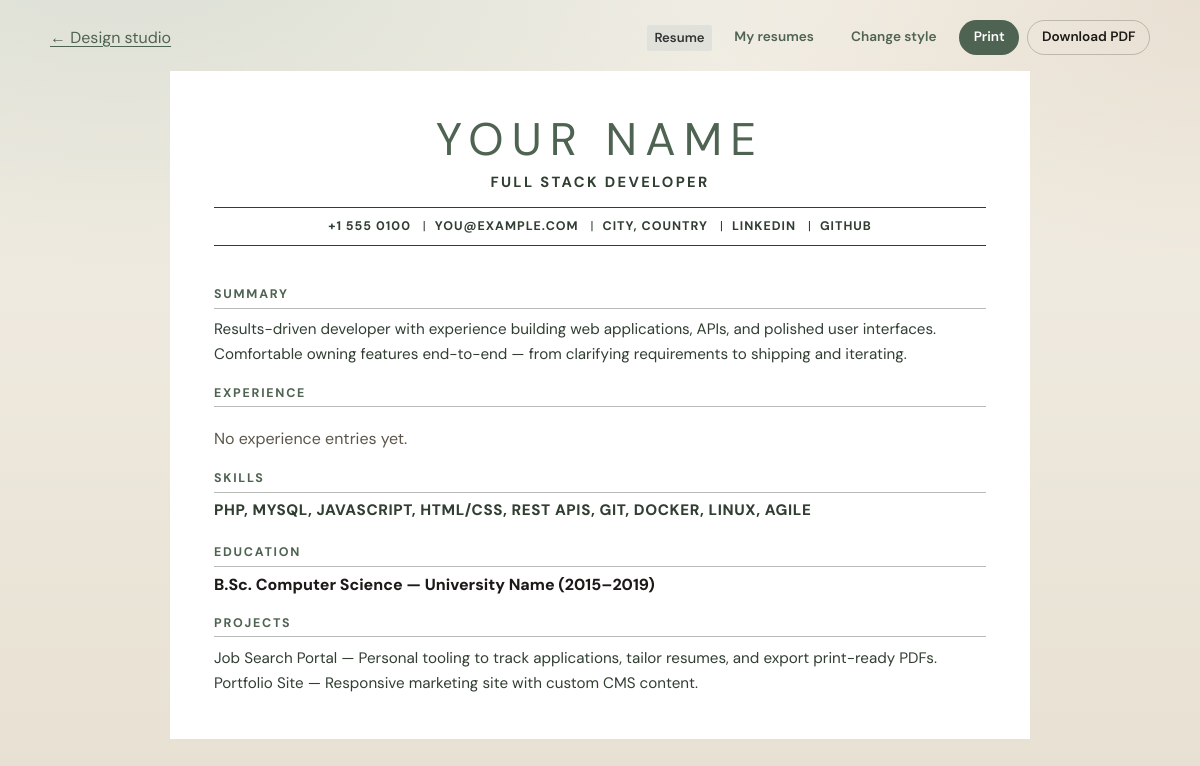
Screenshot of /resume.php with the database file from the repository.
### tables this page shows
CREATE TABLE resume_profile (
  id INT UNSIGNED NOT NULL AUTO_INCREMENT PRIMARY KEY,
  full_name VARCHAR(160) NOT NULL,
  title VARCHAR(200) NOT NULL DEFAULT '',
  email VARCHAR(160) NOT NULL DEFAULT '',
  phone VARCHAR(80) NOT NULL DEFAULT '',
  location VARCHAR(160) NOT NULL DEFAULT '',
  gender VARCHAR(40) NOT NULL DEFAULT '',
  date_of_birth DATE NULL,
  country VARCHAR(120) NOT NULL DEFAULT '',
  nationality VARCHAR(120) NOT NULL DEFAULT '',
  photo_path VARCHAR(255) NOT NULL DEFAULT '',
  show_photo TINYINT(1) NOT NULL DEFAULT 1,
  links JSON NULL,
  updated_at TIMESTAMP NOT NULL DEFAULT CURRENT_TIMESTAMP ON UPDATE CURRENT_TIMESTAMP
);

CREATE TABLE resume_sections (
  id INT UNSIGNED NOT NULL AUTO_INCREMENT PRIMARY KEY,
  section_key VARCHAR(64) NOT NULL,
  title VARCHAR(160) NOT NULL,
  body MEDIUMTEXT NOT NULL,
  sort_order INT NOT NULL DEFAULT 0,
  visible TINYINT(1) NOT NULL DEFAULT 1,
  UNIQUE KEY uq_section_key (section_key)
);

### src/Db.php (called while the page is built, shortened)
<?php
final class Db
{
    private static ?PDO $pdo = null;
    public static function pdo(): PDO
    {
        if (self::$pdo instanceof PDO) {
            return self::$pdo;
        }
        $url = getenv('DATABASE_URL') ?: '';
        $parts = parse_url($url);
        $dbName = ltrim($parts['path'], '/');
        $host = $parts['host'];
        $port = $parts['port'] ?? 3306;
        $user = $parts['user'] ?? 'db';
        $pass = $parts['pass'] ?? 'db';
        $dsn = sprintf('mysql:host=%s;port=%d;dbname=%s;charset=utf8mb4', $host, $port, $dbName);
        self::$pdo = new PDO($dsn, $user, $pass, [
            PDO::ATTR_ERRMODE => PDO::ERRMODE_EXCEPTION,
            PDO::ATTR_DEFAULT_FETCH_MODE => PDO::FETCH_ASSOC,
            PDO::ATTR_EMULATE_PREPARES => false,
        ]);
        return self::$pdo;
    }
}

### src/doc.php (called while the page is built, shortened)
<?php
function doc_view_options(): array
{
    $theme = App::resolveTheme($_GET['theme'] ?? null);
    $accent = App::resolveAccent($_GET['accent'] ?? null);
    $font = App::resolveFont($_GET['font'] ?? null);
    $embed = isset($_GET['embed']) && (string) $_GET['embed'] === '1';
    $pdfMode = (App::setting('pdf_mode', '0') ?: '0') === '1'
        || (isset($_GET['pdf']) && (string) $_GET['pdf'] === '1');
    return [
        'theme' => $theme,
        'accent' => $accent,
        'font' => $font,
        'embed' => $embed,
        'pdfMode' => $pdfMode,
        'company' => App::setting('active_company', '') ?: '',
        'versionId' => isset($_GET['version']) ? (int) $_GET['version'] : 0,
        'coverId' => isset($_GET['id']) ? (int) $_GET['id'] : 0,
    ];
}

### src/Versions.php (called while the page is built, shortened)
<?php
final class Versions
{
    public static function ensureSchema(): void
    {
        $pdo = Db::pdo();
        $pdo->exec(
            'CREATE TABLE IF NOT EXISTS resume_versions (
              id INT UNSIGNED NOT NULL AUTO_INCREMENT PRIMARY KEY,
              title VARCHAR(200) NOT NULL,
              company VARCHAR(160) NOT NULL DEFAULT \'\',
              is_base TINYINT(1) NOT NULL DEFAULT 0,
              is_active TINYINT(1) NOT NULL DEFAULT 0,
              profile_title VARCHAR(200) NOT NULL DEFAULT \'\',
              snapshot MEDIUMTEXT NOT NULL,
              note TEXT NULL,
              created_at TIMESTAMP NOT NULL DEFAULT CURRENT_TIMESTAMP,
              updated_at TIMESTAMP NOT NULL DEFAULT CURRENT_TIMESTAMP ON UPDATE CURRENT_TIMESTAMP,
              KEY idx_base (is_base),
              KEY idx_active (is_active)
            ) ENGINE=InnoDB DEFAULT CHARSET=utf8mb4'
        );
        $cols = $pdo->query('SHOW COLUMNS FROM cover_letters LIKE \'is_base\'')->fetch();
    }
    public static function resumeVersions(): array
    {
        self::ensureSchema();
        return Db::pdo()->query(
            'SELECT id, title, company, is_base, is_active, profile_title, note, created_at, updated_at
             FROM resume_versions
             ORDER BY is_base DESC, is_active DESC, updated_at DESC, id DESC'
        )->fetchAll();
    }
    public static function resumePayloadForView(?int $versionId): array
    {
        $profile = App::profile();
        if ($versionId === null || $versionId <= 0) {
            return [
                'profile' => $profile,
                'sections' => App::sections(true),
                'experiences' => App::experiences(true),
                'version' => null,
                'company' => App::setting('active_company', '') ?: '',
            ];
        }
        $row = self::resumeVersion($versionId);
        $snapshot = self::decodeSnapshot((string) $row['snapshot']);
        $sections = array_values(array_filter(
            $snapshot['sections'],
            static fn($s): bool => is_array($s) && (int) ($s['visible'] ?? 1) === 1
        ));
        usort($sections, static fn($a, $b): int => ((int) ($a['sort_order'] ?? 0)) <=> ((int) ($b['sort_order'] ?? 0)));
        $experiences = array_values(array_filter(
            $snapshot['experiences'],
            static fn($e): bool => is_array($e) && (int) ($e['visible'] ?? 1) === 1
        ));
        usort($experiences, static fn($a, $b): int => ((int) ($a['sort_order'] ?? 0)) <=> ((int) ($b['sort_order'] ?? 0)));
        return [
            'profile' => $profile,
            'sections' => $sections,
            'experiences' => $experiences,
            'version' => $row,
            'company' => (string) ($row['company'] ?? '') ?: (App::setting('active_company', '') ?: ''),
        ];
    }
    public static function resumeExportOptions(): array
    {
        $options = [];
        foreach (self::resumeVersions() as $row) {
            $label = (int) $row['is_base'] === 1
                ? 'Main resume'
                : (string) $row['title'];
            $options[] = [
                'id' => (int) $row['id'],
                'label' => $label,
                'company' => (string) ($row['company'] ?? ''),
                'base' => (int) $row['is_base'] === 1,
                'active' => (int) $row['is_active'] === 1,
            ];
        }
        return $options;
    }
}

### public/resume.php (the view, shortened to what this page needs)
<?php
require_once dirname(__DIR__) . '/src/layout.php';
require_once dirname(__DIR__) . '/src/doc.php';
require_once dirname(__DIR__) . '/src/profile_meta.php';
require_once dirname(__DIR__) . '/src/experience.php';
$opts = doc_view_options();
$versionId = (int) ($opts['versionId'] ?? 0);
$payload = Versions::resumePayloadForView($versionId > 0 ? $versionId : null);
$profile = $payload['profile'];
$sections = $payload['sections'];
$experiences = $payload['experiences'];
$version = $payload['version'];
$theme = $opts['theme'];
$embed = $opts['embed'];
$pdfMode = $opts['pdfMode'];
$exportOptions = Versions::resumeExportOptions();
if (!$embed):
?>
<main class="doc-toolbar no-print">
  <div class="doc-toolbar-inner">
    <a href="/design.php?doc=resume">&larr; Design studio</a>
    <div class="doc-actions">
      <?php if ($version): ?>
        <span class="version-pill"><span class="doc-id">#<?= (int) $version['id'] ?></span> <?= (int) $version['is_base'] === 1 ? 'Main resume' : App::e((string) $version['title']) ?></span>
      <?php else: ?>
        <span class="version-pill">Resume</span>
      <?php endif; ?>
      <a class="btn btn-small" href="/editor.php#versions">My resumes</a>
      <a class="btn btn-small" href="/design.php?doc=resume">Change style</a>
      <button type="button" class="btn btn-small btn-primary" data-print data-doc="resume"
              data-export-options="<?= App::e(json_encode($exportOptions, JSON_UNESCAPED_UNICODE | JSON_UNESCAPED_SLASHES) ?: '[]') ?>">Print</button>
      <button type="button" class="btn btn-small btn-secondary" data-download-pdf data-doc="resume"
              data-export-options="<?= App::e(json_encode($exportOptions, JSON_UNESCAPED_UNICODE | JSON_UNESCAPED_SLASHES) ?: '[]') ?>">Download PDF</button>
    </div>
  </div>
</main>
<?php endif; ?>
<article class="resume theme-<?= App::e($theme) ?><?= $pdfMode ? ' pdf-ready' : '' ?><?= App::shouldShowPhoto($profile) ? ' has-photo' : ' no-photo' ?>" data-doc="resume">
  <header class="resume-header">
    <div class="resume-intro">
      <h1><?= App::e($profile['full_name']) ?></h1>
      <?php if (App::filled($profile['title'] ?? null)): ?>
        <p class="resume-title"><?= App::e($profile['title']) ?></p>
      <?php endif; ?>
    </div>
  </header>
  <div class="resume-sections">
  <?php foreach ($sections as $section): ?>
    <section class="resume-section" data-section="<?= App::e((string) ($section['section_key'] ?? '')) ?>">
      <h2><?= App::e($section['title']) ?></h2>
      <?php if (($section['section_key'] ?? '') === 'experience'): ?>
        <?php render_experience_entries($experiences); ?>
      <?php elseif (($section['section_key'] ?? '') === 'skills'): ?>
        <div class="resume-body"><?php render_skills_body((string) ($section['body'] ?? '')); ?></div>
      <?php elseif (($section['section_key'] ?? '') === 'education'): ?>
        <div class="resume-body"><?php render_education_body((string) ($section['body'] ?? '')); ?></div>
      <?php else: ?>
        <div class="resume-body"><?= App::nl2p($section['body']) ?></div>
      <?php endif; ?>
    </section>
  <?php endforeach; ?>
  </div>
</article>

### src/App.php (shortened to what this page needs)
<?php
final class App
{
    public static function setting(string $key, ?string $default = null): ?string
    {
        $stmt = Db::pdo()->prepare('SELECT `value` FROM settings WHERE `key` = ? LIMIT 1');
        $stmt->execute([$key]);
        $row = $stmt->fetch();
        return (string) $row['value'];
    }
    public static function profile(): array
    {
        $row = Db::pdo()->query('SELECT * FROM resume_profile ORDER BY id ASC LIMIT 1')->fetch();
        $links = $row['links'];
        if (is_string($links)) {
            $decoded = json_decode($links, true);
            $row['links'] = is_array($decoded) ? $decoded : [];
        } elseif (!is_array($links)) {
            $row['links'] = [];
        }
        $row['show_photo'] = (int) ($row['show_photo'] ?? 1);
        $row['photo_path'] = (string) ($row['photo_path'] ?? '');
        return $row;
    }
    public static function sections(bool $visibleOnly = false): array
    {
        $sql = 'SELECT * FROM resume_sections';
        if ($visibleOnly) {
            $sql .= ' WHERE visible = 1';
        }
        $sql .= ' ORDER BY sort_order ASC, id ASC';
        return Db::pdo()->query($sql)->fetchAll();
    }
    public static function experiences(bool $visibleOnly = false): array
    {
        $sql = 'SELECT * FROM experience_entries';
        if ($visibleOnly) {
            $sql .= ' WHERE visible = 1';
        }
        $sql .= ' ORDER BY sort_order ASC, id ASC';
        return Db::pdo()->query($sql)->fetchAll();
    }
    public static function e(?string $value): string
    {
        return htmlspecialchars((string) $value, ENT_QUOTES | ENT_SUBSTITUTE, 'UTF-8');
    }
    public static function nl2p(string $text): string
    {
        $text = trim($text);
        $paragraphs = preg_split("/\n{2,}/", $text) ?: [];
        $html = '';
        foreach ($paragraphs as $p) {
            $lines = preg_split("/\n/", $p) ?: [];
            $escaped = array_map(static fn(string $line): string => self::e($line), $lines);
            $html .= '<p>' . implode('<br>', $escaped) . '</p>';
        }
        return $html;
    }
    public static function themes(): array
    {
        return [
            'midnight' => [
                'label' => 'Midnight',
                'blurb' => 'Word-style dark letter — large caps name, Aptos/Arial, pipe contacts.',
            ],
            'sage' => [
                'label' => 'Sage',
                'blurb' => 'Word-style sage letter — centered name, Candara, contact between thin rules.',
            ],
            'classic' => [
                'label' => 'Classic',
                'blurb' => 'Serif name, accent underline — clean and traditional.',
            ],
            'modern' => [
                'label' => 'Modern',
                'blurb' => 'Bold left accent bar and open spacing.',
            ],
            'compact' => [
                'label' => 'Compact',
                'blurb' => 'Tighter type for one-page applications.',
            ],
            'sidebar' => [
                'label' => 'Sidebar',
                'blurb' => 'Colored side column for contact and name.',
            ],
            'executive' => [
                'label' => 'Executive',
                'blurb' => 'Clean left-aligned layout with refined rules — formal and sharp.',
            ],
            'company' => [
                'label' => 'Company tint',
                'blurb' => 'Soft brand wash using your accent color.',
            ],
            'banner' => [
                'label' => 'Banner',
                'blurb' => 'Full-width accent header band with white name.',
            ],
            'split' => [
                'label' => 'Split',
                'blurb' => 'Two-tone header with name left and contacts right.',
            ],
            'minimal' => [
                'label' => 'Minimal',
                'blurb' => 'Quiet typography, almost no decoration.',
            ],
            'slate' => [
                'label' => 'Slate',
                'blurb' => 'Dark slate header strip for strong contrast.',
            ],
            'serif' => [
                'label' => 'Editorial',
                'blurb' => 'Large serif headlines with editorial section titles.',
            ],
            'cards' => [
                'label' => 'Cards',
                'blurb' => 'Each section sits in a soft bordered card.',
            ],
            'timeline' => [
                'label' => 'Timeline',
                'blurb' => 'Centered header, vertical rail with icons, dates on the left — burgundy accents.',
                'accent' => '#8B1A1A',
            ],
        ];
    }
    public static function filled(?string $value): bool
    {
        return $value !== null && trim($value) !== '';
    }
    public static function themeKeys(): array
    {
        return array_keys(self::themes());
    }
    public static function fontKeys(): array
    {
        return array_keys(self::fonts());
    }
    public static function resolveFont(?string $font): string
    {
        $font = $font ?: (self::setting('font_family', 'candara') ?: 'candara');
        return in_array($font, self::fontKeys(), true) ? $font : 'candara';
    }
    public static function resolveTheme(?string $theme): string
    {
        $theme = $theme ?: (self::setting('theme', 'sage') ?: 'sage');
        return in_array($theme, self::themeKeys(), true) ? $theme : 'sage';
    }
    public static function resolveAccent(?string $accent): string
    {
        $accent = $accent ?: (self::setting('accent_color', '#4E6351') ?: '#4E6351');
        return preg_match('/^#[0-9A-Fa-f]{6}$/', $accent) ? $accent : '#4E6351';
    }
}

### src/experience.php (shortened to what this page needs)
<?php
function render_experience_entries(array $entries): void
{
    if (!$entries) {
        echo '<p class="empty">No experience entries yet.</p>';
        return;
    }
    ?>
    <?php
}
function render_skills_body(string $body): void
{
    $body = trim($body);
    $blocks = preg_split("/\n{2,}/", $body) ?: [];
    echo '<div class="skills-groups">';
    foreach ($blocks as $block) {
        $block = trim((string) $block);
        $lines = preg_split("/\R/u", $block) ?: [];
        $lines = array_values(array_filter(array_map('trim', $lines), static fn(string $l): bool => $l !== ''));
        $heading = array_shift($lines);
        ?>
        <div class="skills-group">
          <h3 class="skills-heading"><?= App::e($heading) ?></h3>
        </div>
        <?php
    }
    echo '</div>';
}
function render_education_body(string $body): void
{
    $body = trim($body);
    $blocks = preg_split("/\n{2,}/", $body) ?: [];
    echo '<div class="education-groups">';
    foreach ($blocks as $block) {
        $block = trim((string) $block);
        $lines = preg_split("/\R/u", $block) ?: [];
        $lines = array_values(array_filter(array_map('trim', $lines), static fn(string $l): bool => $l !== ''));
        $degree = array_shift($lines);
        ?>
        <div class="education-item">
          <p class="education-degree"><?= App::e($degree) ?></p>
        </div>
        <?php
    }
    echo '</div>';
}

### rows the page displays
resume_profile: full_name "YOUR NAME", title "FULL STACK DEVELOPER"
resume_sections: title "SUMMARY", body "Results-driven developer with experience building web applications, APIs, and polished user interfaces. Comfortable owning features end-to-end — from clarifying requirements to shipping and iterating."
resume_sections: title "EXPERIENCE", section_key "No experience entries yet."
resume_sections: title "SKILLS", heading "PHP, MYSQL, JAVASCRIPT, HTML/CSS, REST APIS, GIT, DOCKER, LINUX, AGILE"
resume_sections: title "EDUCATION", degree "B.Sc. Computer Science — University Name (2015–2019)"
resume_sections: title "PROJECTS", body "Job Search Portal — Personal tooling to track applications, tailor resumes, and export print-ready PDFs. Portfolio Site — Responsive marketing site with custom CMS content."

### other values shown
App::e($item['text']) "+1 555 0100"
App::e($item['text']) "YOU@EXAMPLE.COM"
App::e($item['text']) "CITY, COUNTRY"
App::e($item['text']) "LINKEDIN"
App::e($item['text']) "GITHUB"
